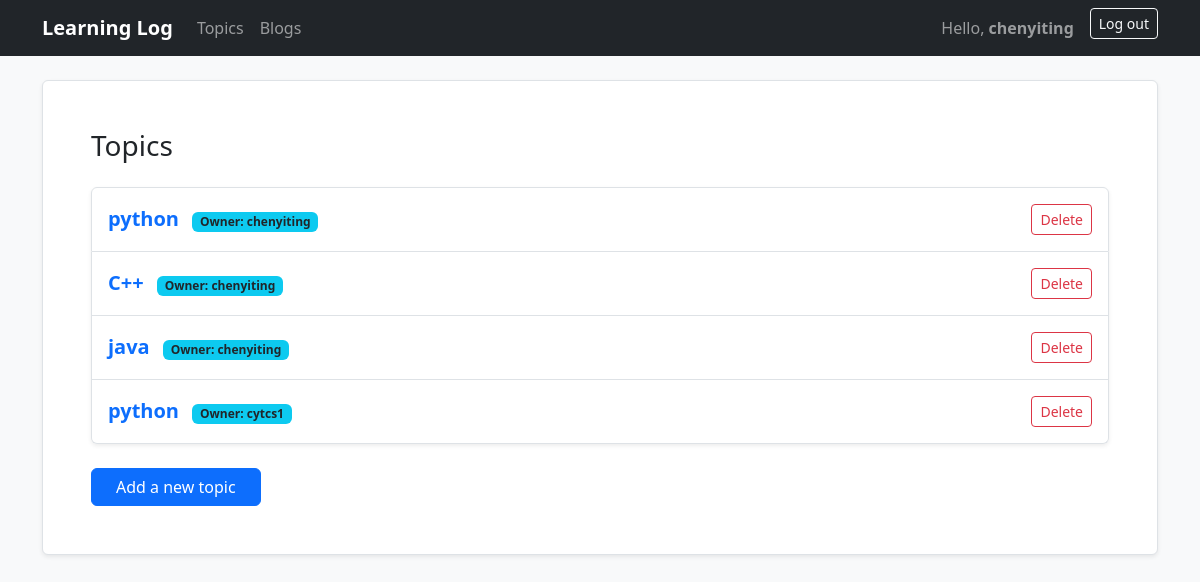
The app's page /topics/ (signed in) with its own data.
### learning_logs/models.py (models this page shows, shortened)
class Topic(models.Model):
    text = models.CharField(max_length=200)
    date_added = models.DateTimeField(auto_now_add=True)
    owner = models.ForeignKey(User, on_delete=models.CASCADE)

### learning_logs/views.py (the view)
# urls.py: path('topics/', views.topics, name='topics'),
@login_required
def topics(request):
    if request.user.is_superuser:
        topics = Topic.objects.order_by('date_added')
    else:
        topics = Topic.objects.filter(owner=request.user).order_by('date_added')
    context = {'topics': topics}
    return render(request, 'learning_logs/topics.html', context)

### learning_logs/templates/learning_logs/topics.html
{% extends "learning_logs/base.html" %}
{% block content %}
  <h3 class="mb-4">Topics</h3>
  <div class="list-group mb-4 shadow-sm">
    {% for topic in topics %}
      <div class="list-group-item d-flex justify-content-between align-items-center p-3">
        <div>
          <a href="{% url 'learning_logs:topic' topic.id %}" class="text-decoration-none fw-bold fs-5">
            {{ topic.text }}
          </a>
          {% if user.is_superuser %}
            <span class="badge bg-info text-dark ms-2">Owner: {{ topic.owner }}</span>
          {% endif %}
        </div>
        <a href="{% url 'learning_logs:delete_topic' topic.id %}" class="btn btn-outline-danger btn-sm">
          Delete
        </a>
      </div>
    {% empty %}
      <div class="list-group-item text-muted">No topics have been added yet.</div>
    {% endfor %}
  </div>
  <a href="{% url 'learning_logs:new_topic' %}" class="btn btn-primary px-4">Add a new topic</a>
{% endblock content %}

### learning_logs/templates/learning_logs/base.html (shortened to what this page needs)
<!DOCTYPE html>
<html lang="zh-CN">
<head>
  <link href="https://cdn.jsdelivr.net/npm/bootstrap@5.3.0/dist/css/bootstrap.min.css" rel="stylesheet">
</head>
<body class="bg-light">
  <nav class="navbar navbar-expand-lg navbar-dark bg-dark mb-4">
    <div class="container">
      <a class="navbar-brand fw-bold" href="{% url 'learning_logs:index' %}">Learning Log</a>
      <div class="navbar-nav me-auto">
        <a class="nav-link" href="{% url 'learning_logs:topics' %}">Topics</a>
        <a class="nav-link" href="{% url 'learning_logs:blogs' %}">Blogs</a>
      </div>
      <div class="navbar-nav">
        {% if user.is_authenticated %}
          <span class="navbar-text me-3">Hello, <strong>{{ user.username }}</strong></span>
          <form action="{% url 'accounts:logout' %}" method='post' class="d-inline">
            <button class="btn btn-outline-light btn-sm" type="submit">Log out</button>
          </form>
        {% else %}
          <a class="nav-link" href="{% url 'accounts:register' %}">Register</a>
          <a class="nav-link" href="{% url 'accounts:login' %}">Log in</a>
        {% endif %}
      </div>
    </div>
  </nav>
  <main class="container">
    <div class="bg-white p-5 rounded shadow-sm border">
      {% block content %}{% endblock content %}
    </div>
  </main>
</body>
</html>

### records on screen
Topic: text "python", owner "chenyiting"
Topic: text "C++", owner "chenyiting"
Topic: text "java", owner "chenyiting"
Topic: text "python", owner "cytcs1"

### other values on screen
{{ user.username }} "chenyiting"
